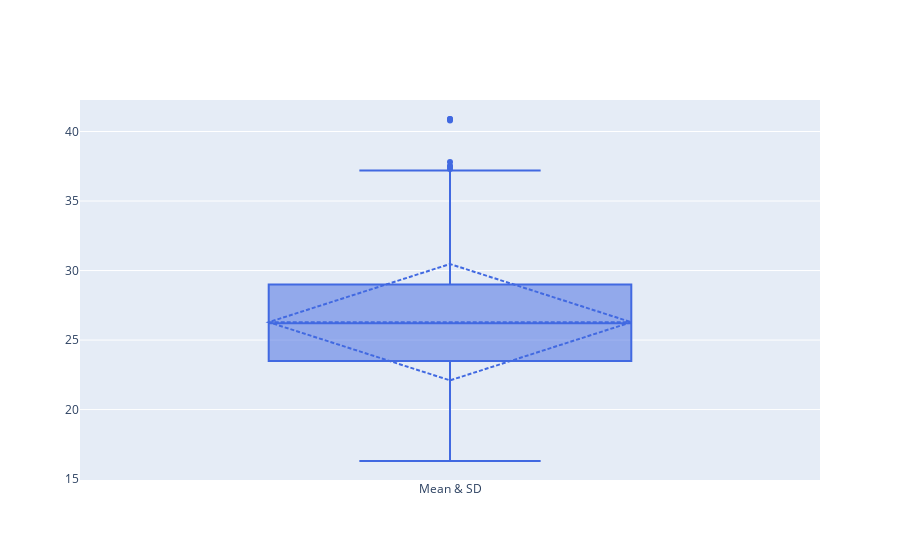

Notebook code for this chart:
### Code cell
import plotly.graph_objects as go
fig = go.Figure()
fig.add_trace(go.Box(
    y=df['winner_age'].dropna(),
    name='Mean & SD',
    marker_color='royalblue',
    boxmean='sd' # represent mean and standard deviation
))
fig.show()
fig.save('')

### Figure 1 — Plotly figure (JSON) as saved in the notebook; plotly's stock layout.template omitted (floating-point values rounded to 4 significant figures; data arrays with more than 128 entries replaced by an {"elided": "..."} marker saying what was removed)
{"data": [{"boxmean": "sd", "marker": {"color": "royalblue"}, "name": "Mean & SD", "type": "box", "y": {"elided": "2592 float values"}}], "layout": {"autosize": true, "xaxis": {"autorange": true, "range": [-0.5, 0.5], "type": "category"}, "yaxis": {"autorange": true, "range": [14.93, 42.27], "type": "linear"}}}
